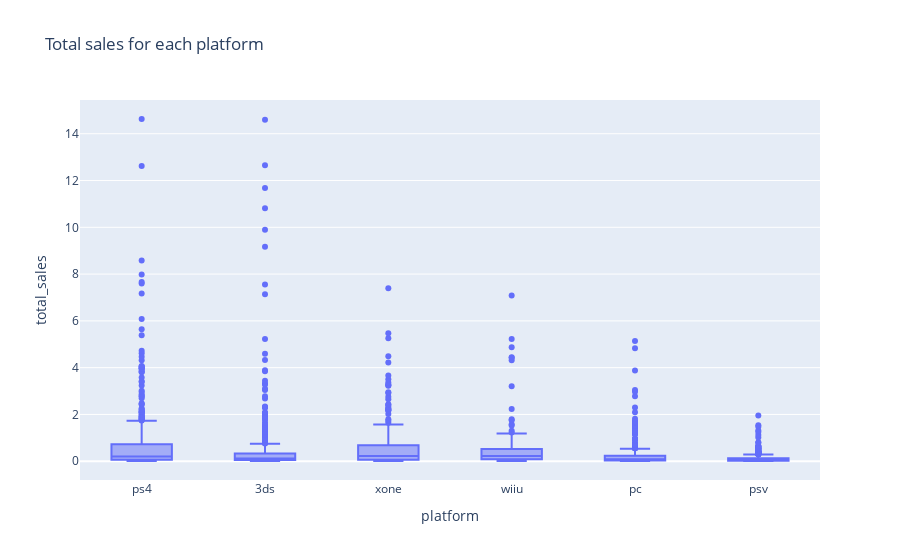

Notebook code for this chart:
### Code cell
# Plotting information about total sales for these selected platforms

fig = px.box(important_games, x = 'platform', y = "total_sales", title = 'Total sales for each platform')
fig.show()

### Figure 1 — Plotly figure (JSON) as saved in the notebook; plotly's stock layout.template omitted (floating-point values rounded to 4 significant figures; data arrays with more than 128 entries replaced by an {"elided": "..."} marker saying what was removed)
{"data": [{"alignmentgroup": "True", "hovertemplate": "platform=%{x}<br>total_sales=%{y}<extra></extra>", "legendgroup": "", "marker": {"color": "#636efa"}, "name": "", "notched": false, "offsetgroup": "", "orientation": "v", "showlegend": false, "type": "box", "x": {"elided": "2215 str values"}, "x0": " ", "xaxis": "x", "y": {"elided": "2215 float values"}, "y0": " ", "yaxis": "y"}], "layout": {"boxmode": "group", "legend": {"tracegroupgap": 0}, "title": {"text": "Total sales for each platform"}, "xaxis": {"anchor": "y", "domain": [0, 1], "title": {"text": "platform"}}, "yaxis": {"anchor": "x", "domain": [0, 1], "title": {"text": "total_sales"}}}}
